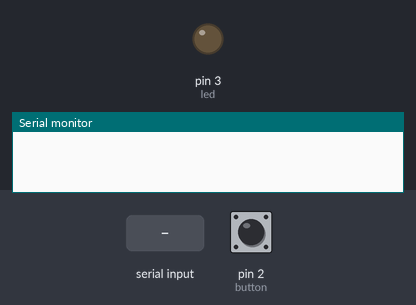
Bench run of a sketch on a simulated Arduino Uno, built with avr-gcc and run on an emulated ATmega328P. On the bench: output pins drawn as LEDs (lit = HIGH), the last lines printed to the serial monitor. The inputs (shaded band) are chosen by the test bench; at power-on: pin 2 (button) HIGH.

Above: at 1.2 s.
1.3 s: "S" received over Serial
At 2.5 s:
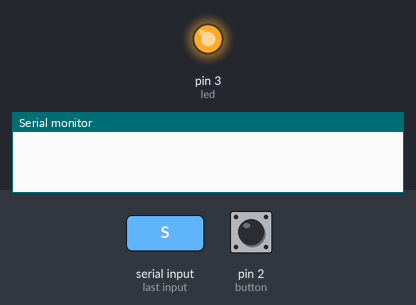
2.8 s: pin 2 (button) pulled LOW for 0.15 s
At 3.7 s:
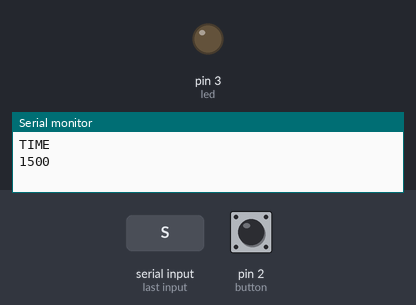
Timing chart, 0 to 5.8 s (numbered marks = the images above; inputs shaded):
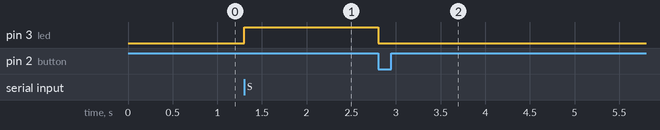

The sketch:

reaction-time-timer.ino
```cpp
int led = 3;
int incomingByte;
int button = 2;
//int startButton = 6;
int starttime;
int endtime;
int reactiontime;

void setup() {
  // put your setup code here, to run once:
  pinMode(led, OUTPUT);
  //pinMode(startButton, INPUT);
  Serial.begin(115200);
  pinMode(button, INPUT_PULLUP);
  attachInterrupt(digitalPinToInterrupt(button), endtimer, FALLING);
}

void loop() {
  // put your main code here, to run repeatedly:
   incomingByte = Serial.read();
   //int buttonState = digitalRead(button);

  // if(buttonState == 1) {
  //   starttime = millis();
  //   digitalWrite(led, HIGH);
  // }

  if(incomingByte == 'S') {
    starttime = millis();
    digitalWrite(led, HIGH);
  }

}

void endtimer() {
  digitalWrite(led, LOW);
  endtime = millis();
  reactiontime = endtime - starttime;
  Serial.println("TIME");
  Serial.println(reactiontime);

}
```

Measured:
- after the input at 1.3 s, pin 3 (led): LOW → HIGH at once
- after the input at 2.8 s, pin 3 (led): HIGH → LOW at once
